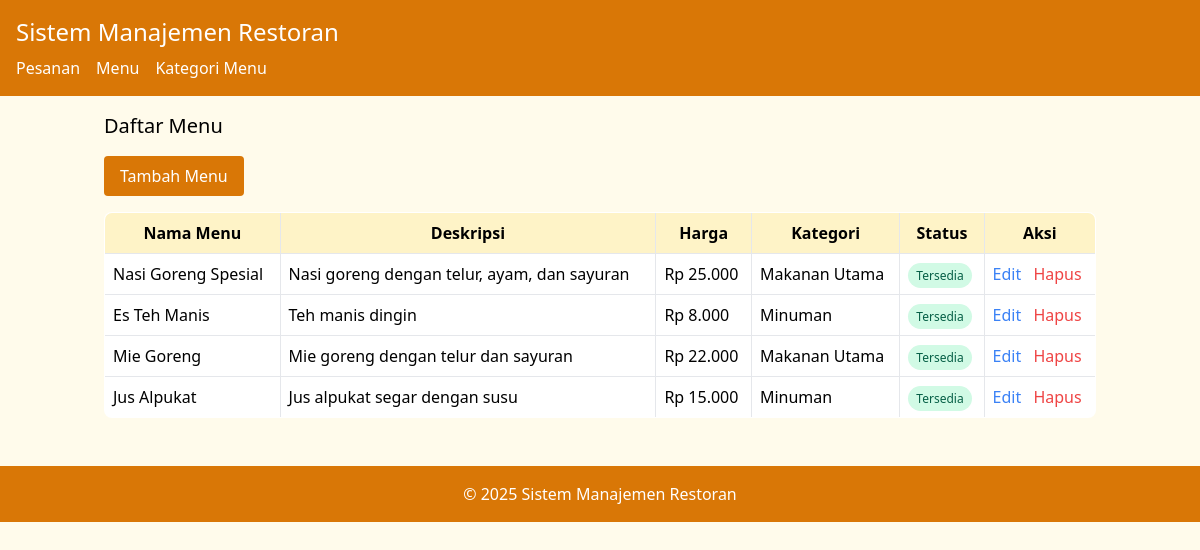
Screenshot of /index.php?entity=menu_item with the database file from the repository.
### tables this page shows
CREATE TABLE menu_item (
    id INT AUTO_INCREMENT PRIMARY KEY,
    name VARCHAR(100) NOT NULL,
    description TEXT,
    price DECIMAL(10,2) NOT NULL,
    category_id INT NOT NULL,
    is_available BOOLEAN DEFAULT TRUE,
    FOREIGN KEY (category_id) REFERENCES menu_category(id)
);

CREATE TABLE menu_category (
    id INT AUTO_INCREMENT PRIMARY KEY,
    name VARCHAR(50) NOT NULL,
    description VARCHAR(255)
);

### model/MenuItem.php (called while the page is built, shortened)
<?php
require_once 'config/Database.php';
class MenuItem {
    private $conn;
    private $table = 'menu_item';
    public function __construct() {
        $database = new Database();
        $this->conn = $database->getConnection();
    }
    public function getAll() {
        $query = "SELECT m.*, c.name as category_name
                FROM " . $this->table . " m
                JOIN menu_category c ON m.category_id = c.id";
        $stmt = $this->conn->prepare($query);
        $stmt->execute();
        return $stmt->fetchAll(PDO::FETCH_ASSOC);
    }
}
?>

### config/Database.php (called while the page is built, shortened)
<?php
class Database {
    private $host = "localhost";
    private $username = "root";
    private $password = "";
    private $database = "restaurant";
    private $port = 3307;
    public function __construct($port = 3307) {
        $this->port = $port;
    }
    public function getConnection() {
        $this->conn = null;
        try {
            $this->conn = new PDO(
                "mysql:host=" . $this->host . ";port=" . $this->port . ";dbname=" . $this->database,
                $this->username,
                $this->password
            );
            $this->conn->setAttribute(PDO::ATTR_ERRMODE, PDO::ERRMODE_EXCEPTION);
        } catch(PDOException $e) {
            echo "Connection error: " . $e->getMessage();
        }
        return $this->conn;
    }
}
?>

### model/MenuCategory.php (called while the page is built, shortened)
<?php
require_once 'config/Database.php';
class MenuCategory {
    public function __construct() {
        $database = new Database();
    }
}
?>

### viewmodel/MenuItemViewModel.php (called while the page is built, shortened)
<?php
require_once 'model/MenuItem.php';
require_once 'model/MenuCategory.php';
class MenuItemViewModel {
    private $menuItem;
    public function __construct() {
        $this->menuItem = new MenuItem();
    }
    public function getMenuItemList() {
        return $this->menuItem->getAll();
    }
}
?>

### views/menu_item_list.php (the view)
<?php
require_once 'views/template/header.php';
?>
<h2 class="text-xl mb-4">Daftar Menu</h2>
<a href="index.php?entity=menu_item&action=add" class="bg-yellow-600 text-white px-4 py-2 rounded mb-4 inline-block hover:bg-yellow-700">Tambah Menu</a>
<table class="w-full border bg-white rounded-lg overflow-hidden">
    <tr class="bg-yellow-100">
        <th class="border p-2">Nama Menu</th>
        <th class="border p-2">Deskripsi</th>
        <th class="border p-2">Harga</th>
        <th class="border p-2">Kategori</th>
        <th class="border p-2">Status</th>
        <th class="border p-2">Aksi</th>
    </tr>
    <?php foreach ($menuItemList as $item): ?>
    <tr class="hover:bg-yellow-50">
        <td class="border p-2"><?php echo $item['name']; ?></td>
        <td class="border p-2"><?php echo $item['description']; ?></td>
        <td class="border p-2">Rp <?php echo number_format($item['price'], 0, ',', '.'); ?></td>
        <td class="border p-2"><?php echo $item['category_name']; ?></td>
        <td class="border p-2">
            <span class="px-2 py-1 rounded-full text-xs <?php echo $item['is_available'] ? 'bg-green-100 text-green-800' : 'bg-red-100 text-red-800'; ?>">
                <?php echo $item['is_available'] ? 'Tersedia' : 'Tidak Tersedia'; ?>
            </span>
        </td>
        <td class="border p-2">
            <a href="index.php?entity=menu_item&action=edit&id=<?php echo $item['id']; ?>" class="text-blue-500 hover:underline">Edit</a>
            <a href="index.php?entity=menu_item&action=delete&id=<?php echo $item['id']; ?>" class="text-red-500 ml-2 hover:underline" onclick="return confirm('Apakah Anda yakin ingin menghapus menu ini?');">Hapus</a>
        </td>
    </tr>
    <?php endforeach; ?>
</table>
<?php
require_once 'views/template/footer.php';
?>

### index.php (shortened to what this page needs)
<?php
require_once 'viewmodel/MenuItemViewModel.php';
$entity = isset($_GET['entity']) ? $_GET['entity'] : 'order';
$action = isset($_GET['action']) ? $_GET['action'] : 'list';
switch ($entity) {
    case 'menu_item':
        $viewModel = new MenuItemViewModel();
        switch ($action) {
            case 'list':
                $menuItemList = $viewModel->getMenuItemList();
                require_once 'views/menu_item_list.php';
                break;
        }
        break;
}
?>

### views/template/header.php (shortened to what this page needs)
<!DOCTYPE html>
<html>
<head>
    <link href="https://cdn.jsdelivr.net/npm/tailwindcss@2.2.19/dist/tailwind.min.css" rel="stylesheet">
</head>
<body class="bg-yellow-50">
    <nav class="bg-yellow-600 p-4 text-white">
        <h1 class="text-2xl">Sistem Manajemen Restoran</h1>
        <ul class="flex space-x-4 mt-2">
            <li><a href="index.php?entity=order" class="hover:underline">Pesanan</a></li>
            <li><a href="index.php?entity=menu_item" class="hover:underline">Menu</a></li>
            <li><a href="index.php?entity=menu_category" class="hover:underline">Kategori Menu</a></li>
        </ul>
    </nav>
    <div class="container mx-auto p-4">

### views/template/footer.php
</div>
    <footer class="bg-yellow-600 text-white p-4 text-center mt-8">
        <p>&copy; 2025 Sistem Manajemen Restoran</p>
    </footer>
</body>
</html>

### rows the page displays
menu_item: name "Nasi Goreng Spesial", description "Nasi goreng dengan telur, ayam, dan sayuran", price "25.000", category.name "Makanan Utama", is_available "Tersedia"
menu_item: name "Es Teh Manis", description "Teh manis dingin", price "8.000", category.name "Minuman", is_available "Tersedia"
menu_item: name "Mie Goreng", description "Mie goreng dengan telur dan sayuran", price "22.000", category.name "Makanan Utama", is_available "Tersedia"
menu_item: name "Jus Alpukat", description "Jus alpukat segar dengan susu", price "15.000", category.name "Minuman", is_available "Tersedia"
